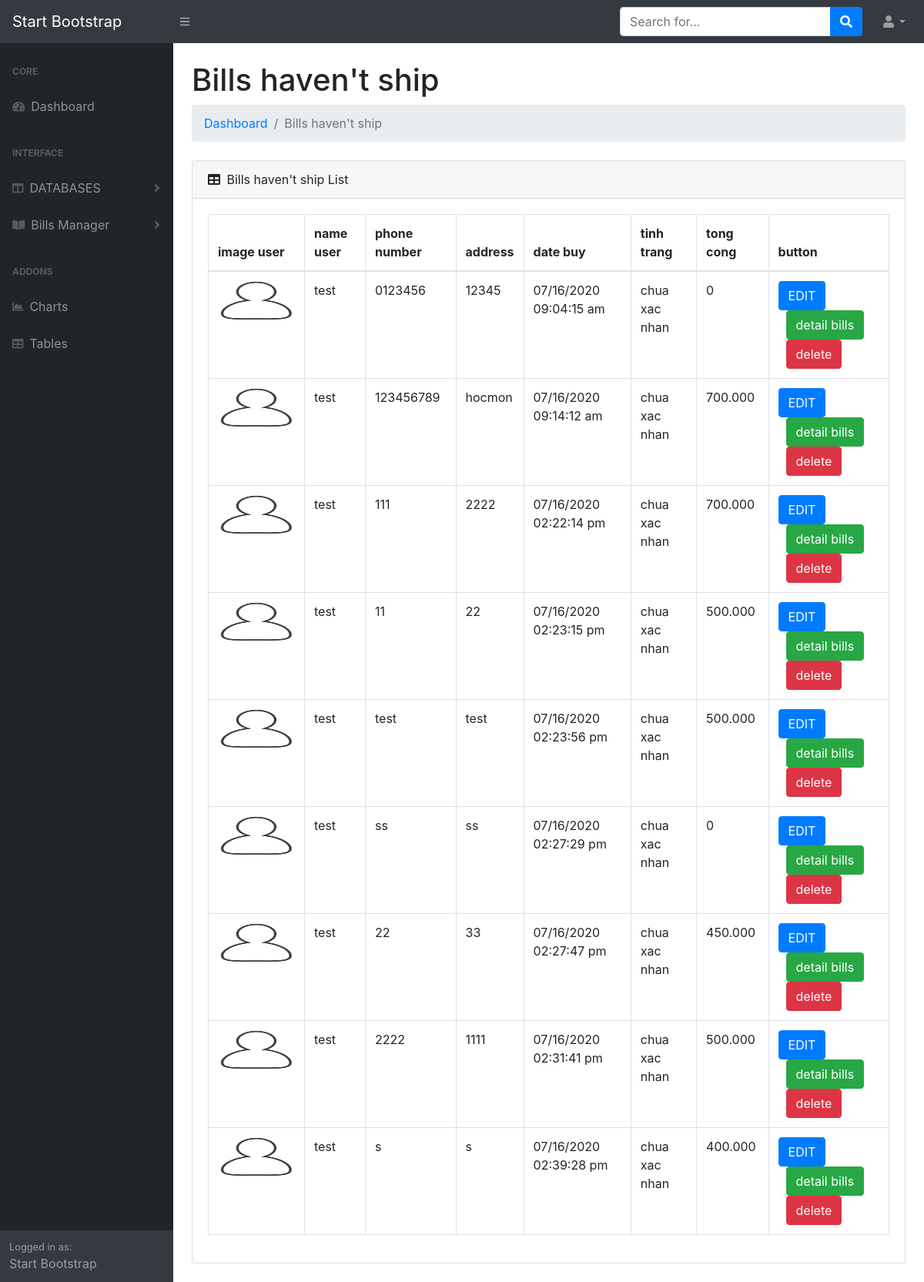
The app's page /admin-test/bills.php?tt=0, older data.
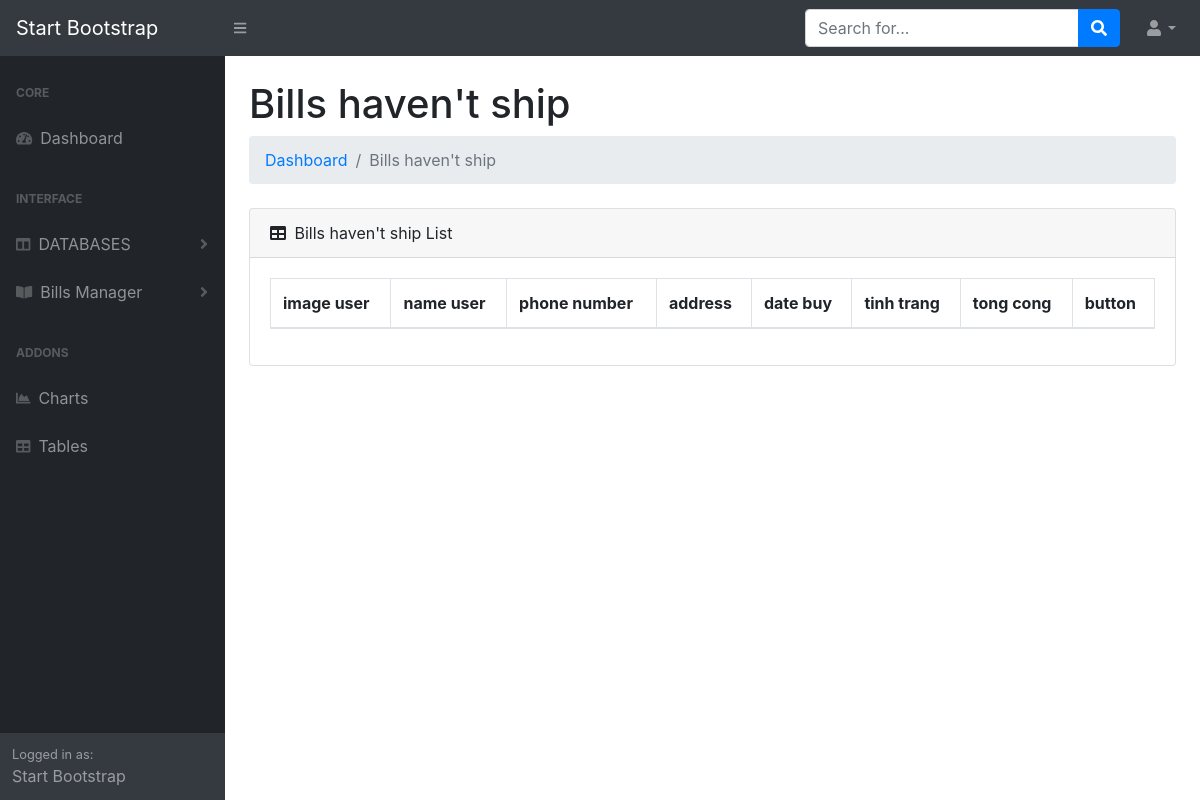
The same page, newer data.
### tables this page shows
CREATE TABLE `hoadon` (
  `MaHD` int(11) NOT NULL,
  `id_user` int(11) NOT NULL,
  `sdt` varchar(255) NOT NULL,
  `address` varchar(255) NOT NULL,
  `tinhtrang` int(11) NOT NULL,
  `date` varchar(255) NOT NULL,
  `total` int(11) NOT NULL
);

CREATE TABLE `users` (
  `id` int(4) NOT NULL,
  `name` varchar(255) NOT NULL,
  `image` varchar(255) NOT NULL,
  `address` varchar(255) DEFAULT NULL,
  `phoneNumber` varchar(255) DEFAULT NULL
);

### models/DataProvider.php (called while the page is built, shortened)
<?php
class DataProvider
{
	private $link;
	function __construct()
	{
		$this->link=mysqli_connect("localhost","root","","sellclothes");
	}
	function ExecuteQuery($sql)
	{
		mysqli_query($this->link,"set names 'utf8'");
		return mysqli_query($this->link, $sql);
	}
	function FetchAll($sql)
	{
		$result=$this->ExecuteQuery($sql);
		$arr=array();
		while($row=mysqli_fetch_assoc($result))
		{
			$arr[]=$row;
		}
		return $arr;
	}
}
?>

### admin-test/bills.php (the view, shortened to what the changed rows need)
<?php
include_once("../models/DataProvider.php");
?>
<!DOCTYPE html>
<html lang="en">
    <head>
        <link href="css/styles.css" rel="stylesheet" />
        <link href="https://cdn.datatables.net/1.10.20/css/dataTables.bootstrap4.min.css" rel="stylesheet" />
    </head>
    <body>
        <div id="layoutSidenav">
            <div id="layoutSidenav_content">
                <main>
                    <div class="container-fluid">
                        <h1 class="mt-4"> Bills haven't ship</h1>
                        <div class="card mb-4">
                            <div class="card-body">
                                <div class="table-responsive"  id='clothes_table'>
                                <table class="table table-bordered" id="dataTable" width="100%" cellspacing="0">
                                        <thead>
                                            <tr>
                                                <th>image user</th>
                                                <th>name user</th>
                                                <th>phone number</th>
                                                <th>address</th>
                                                <th>date buy</th>
                                                <th>tinh trang</th>
                                                <th>tong cong</th>
                                                <th>button</th>
                                            </tr>
                                        </thead>
                                        <tbody>
                                        <?php
                                            $db=new DataProvider();
                                            $sql="SELECT users.name, users.image, hoadon.MaHD, hoadon.sdt, hoadon.address, hoadon.date, hoadon.tinhtrang, hoadon.total FROM `hoadon` INNER JOIN users ON hoadon.id_user=users.id WHERE tinhtrang=$_GET[tt]";
                                            $array=$db->FetchAll($sql);
                                            foreach($array as $item){
                                                @$p=number_format($item['total'],0,",",".");
                                                $check=$item['tinhtrang'];
                                                if($check==0)$check = 'chua xac nhan';
                                                else $check= 'da xac nhan';
                                                echo "<tr>";
                                                echo "<td ><img src='../image/image-user/$item[image]' class='image' style='width:100px; height:50px' ></td>";
                                                    echo "<td class='name'>$item[name]</td>";
                                                    echo "<td class='sdt'>$item[sdt]</td>";
                                                    echo "<td class='address'>$item[address]</td>";
                                                    echo "<td class='date'>$item[date]</td>";
                                                    echo "<td class='tinhtrang' data-value='$item[tinhtrang]'>$check</td>";
                                                    echo "<td class='total'>$p</td>";
                                                    echo "<td><button class='btn-edit btn btn-primary' data-mahd=$item[MaHD] data-toggle='modal' data-target='#exampleModal'>EDIT</button>";
                                                    echo "<a href='chitiet_hoadon.php?MaHD=$item[MaHD]'><button class='btn-detail btn btn-success' style='margin-left:10px' >detail bills</button></a> ";
                                                    echo "<a href='?tt=$_GET[tt]&&action=delete&&MaHD=$item[MaHD]'><button class='btn-delete btn btn-danger' style='margin-left:10px' >delete</button></td> ";
                                                echo "</tr>";
                                            }
                                            ?>
                                        </tbody>
                                    </table>
                                </div>
                            </div>
                        </div>
                    </div>
                    </div>
            </div>
    </body>
</html>

Row changes from the older to the newer data that the page shows:
removed hoadon: id_user.image (picture), id_user.name "test", sdt "0123456", address "12345", date "07/16/2020 09:04:15 am", tinhtrang "chua xac nhan", total "0"
removed hoadon: id_user.image (picture), id_user.name "test", sdt "123456789", address "hocmon", date "07/16/2020 09:14:12 am", tinhtrang "chua xac nhan", total "700.000"
removed hoadon: id_user.image (picture), id_user.name "test", sdt "111", address "2222", date "07/16/2020 02:22:14 pm", tinhtrang "chua xac nhan", total "700.000"
removed hoadon: id_user.image (picture), id_user.name "test", sdt "11", address "22", date "07/16/2020 02:23:15 pm", tinhtrang "chua xac nhan", total "500.000"
removed hoadon: id_user.image (picture), id_user.name "test", sdt "test", address "test", date "07/16/2020 02:23:56 pm", tinhtrang "chua xac nhan", total "500.000"
removed hoadon: id_user.image (picture), id_user.name "test", sdt "ss", address "ss", date "07/16/2020 02:27:29 pm", tinhtrang "chua xac nhan", total "0"
removed hoadon: id_user.image (picture), id_user.name "test", sdt "22", address "33", date "07/16/2020 02:27:47 pm", tinhtrang "chua xac nhan", total "450.000"
removed hoadon: id_user.image (picture), id_user.name "test", sdt "2222", address "1111", date "07/16/2020 02:31:41 pm", tinhtrang "chua xac nhan", total "500.000"
removed hoadon: id_user.image (picture), id_user.name "test", sdt "s", address "s", date "07/16/2020 02:39:28 pm", tinhtrang "chua xac nhan", total "400.000"
